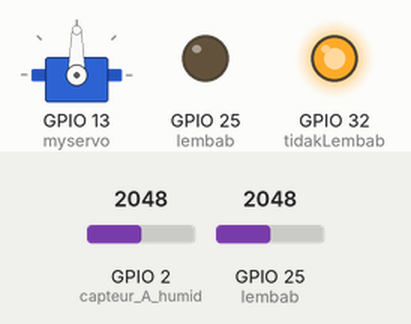
The sketch below on a simulated ESP32. Parts: servo, output pins drawn as LEDs (lit = HIGH). The test bench sets the inputs (shaded band); at power-on: GPIO 2 (capteur_A_humid) = 2048, GPIO 25 (lembab) = 2048.

Above: at 1.2 s.
1.3 s: GPIO 2 (capteur_A_humid) set to 537
2.8 s: GPIO 2 (capteur_A_humid) set to 476
At 3.3 s:
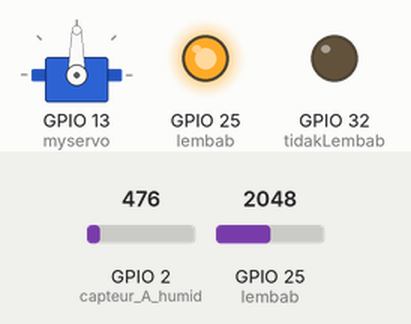
4.3 s: GPIO 25 (lembab) set to 0
At 5.5 s:
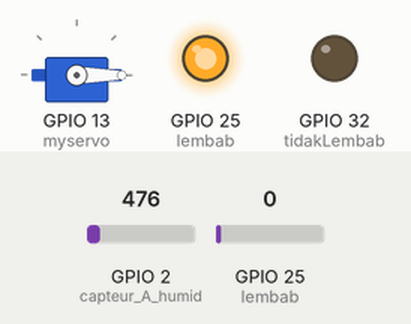
5.8 s: GPIO 2 (capteur_A_humid) set to 540
At 6.8 s:
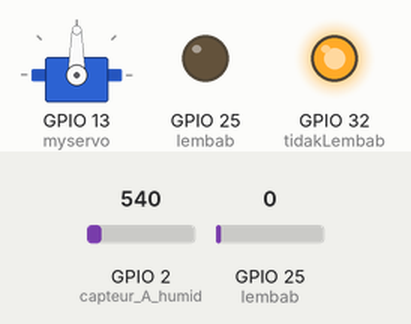
7.3 s: GPIO 2 (capteur_A_humid) set to 491
At 8.0 s:
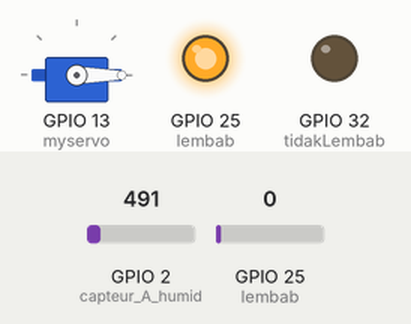
Timing chart, 0 to 9.8 s (numbered marks = the images above; inputs shaded):
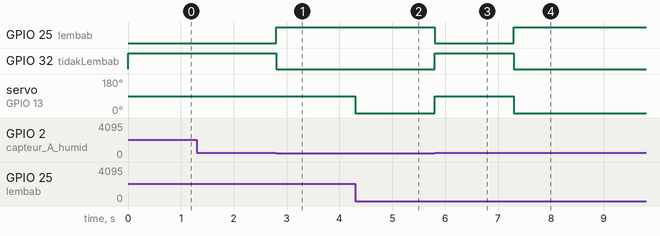

The sketch:

chal-1.ino
```cpp
const int capteur_A_humid = 2;
const int capteur_D_hujan = 25;
int readHumid;
int readHujan;
#define lembab 25
#define tidakLembab 32
#include <Servo.h>

Servo myservo;

void setup() {
  // put your setup code here, to run once:
  pinMode(capteur_A_humid, INPUT);
  pinMode(capteur_D_hujan, INPUT);
  pinMode(lembab, OUTPUT);
  pinMode(tidakLembab, OUTPUT);
  myservo.attach(13);
  Serial.begin(9600);
}

void loop() {
  // ATAP TERBUKA DERAJAT 0, TERTUTUP DERAJAT NYA 90
  // put your main code here, to run repeatedly:
  readHumid=analogRead(capteur_A_humid);
  readHujan=analogRead(capteur_D_hujan);
  if(readHumid < 500){
    digitalWrite(lembab, HIGH);
    digitalWrite(tidakLembab, LOW);
  }else{
    digitalWrite(lembab, LOW);
    digitalWrite(tidakLembab, HIGH);
  }

  if(readHujan == LOW && (readHumid < 500)){
       myservo.write(0);
  }else if(readHujan == LOW && (readHumid >= 500)){
      myservo.write(90);
  }else if(readHujan == HIGH && (readHumid >= 500)){
      myservo.write(0);
  }
  else if(readHujan == HIGH && (readHumid < 500)){
      myservo.write(90);
  }
}
```

Measured:
- the behaviour switches between 500 and 499 on GPIO 2 (capteur_A_humid) (found by bisection; images 0 and 1)
- after the input at 1.3 s, every drawn part: stays the same
- after the input at 2.8 s, GPIO 25 (lembab): LOW → HIGH at once; GPIO 32 (tidakLembab): HIGH → LOW at once
- after the input at 4.3 s, servo on GPIO 13 (myservo): 90° → 0° at once
- after the input at 5.8 s, GPIO 25 (lembab): HIGH → LOW at once; GPIO 32 (tidakLembab): LOW → HIGH at once; servo on GPIO 13 (myservo): 0° → 90° at once
- after the input at 7.3 s, GPIO 25 (lembab): LOW → HIGH at once; GPIO 32 (tidakLembab): HIGH → LOW at once; servo on GPIO 13 (myservo): 90° → 0° at once
